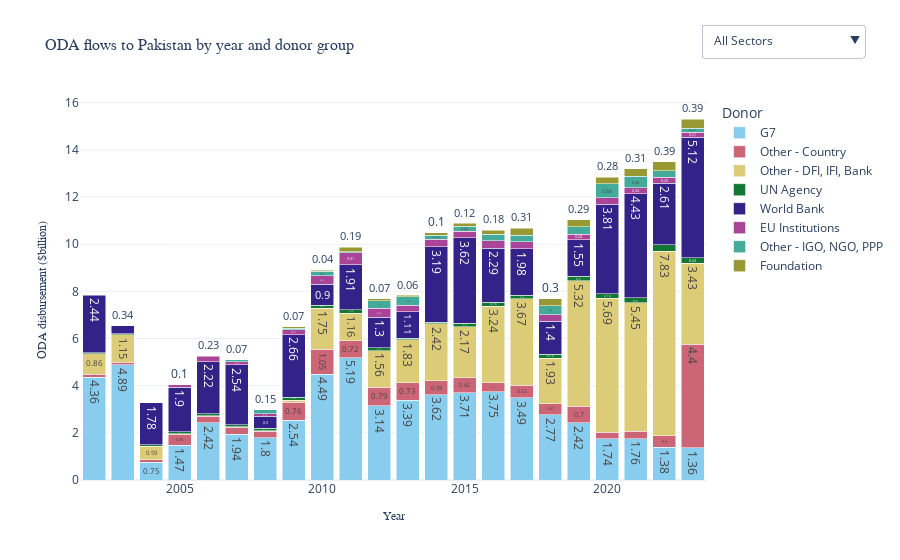

The code cell stored with this chart in its notebook:
### Markdown cell above
#### EXPLORING VISUALISATIONS WITH PLOTLY EXPRESS

### Code cell
grouped_dg =crs_grouped["donor_group"].unique()
donor_dropdown_options = [
    {"label": "All Sectors", "method": "update", "args": [{"visible": [True] * len(crs_grouped)}, {}]}
]
for donor in grouped_dg:
    visibility = [True if donor == group else False for group in list(crs_grouped["donor_group"].unique())]
    donor_dropdown_options.append(
        {"label": donor, "method": "update", "args": [{"visible": visibility}, {}]}
    )
fig = px.bar(
    crs_grouped,
    x="year",
    y="value_bn_rounded",
    color="donor_group",   # This separates the stacks by donor
    text_auto=True,       # Optional: shows values on bars
    title="ODA flows to Pakistan by year and donor group",
    labels={
        "year": "Year",
        "value_bn_rounded": "ODA disbursement ($billion)",
        "donor_group": "Donor Group"
    },
    color_discrete_sequence=px.colors.qualitative.Safe  # Optional: choose nice colors
)

# Customize the layout a bit
fig.update_layout(
        updatemenus=[{
        "buttons": donor_dropdown_options,
        "direction": "down",
        "showactive": True,
        "x": 1.12,  
        "y": 1.2,  
        "xanchor": "center",
        "yanchor": "top"
    }],

    barmode="stack",  # Stack the bars
    title_font=dict(family="Arial", size=16),
    xaxis_title_font=dict(family="Arial", size=12),
    yaxis_title_font=dict(family="Arial", size=12),
    legend_title="Donor",
    template="plotly_white"
)

fig.show()

### definitely need to recategorise donor names, grouping roughly as follows:
# multilaterals: ADB, WB(IDA & IBRD), UN agencies, EU institution
# bilterals: USA, UK, France, Germany, Australia, Japan, Saudi, 'other'

### Figure 1 — Plotly figure (JSON) as saved in the notebook; plotly's stock layout.template omitted (floating-point values rounded to 4 significant figures; data arrays with more than 128 entries replaced by an {"elided": "..."} marker saying what was removed)
{"data": [{"hovertemplate": "Donor Group=G7<br>Year=%{x}<br>ODA disbursement ($billion)=%{y}<extra></extra>", "legendgroup": "G7", "marker": {"color": "rgb(136, 204, 238)", "pattern": {"shape": ""}}, "name": "G7", "orientation": "v", "showlegend": true, "textposition": "auto", "texttemplate": "%{y}", "type": "bar", "x": [2002, 2003, 2004, 2005, 2006, 2007, 2008, 2009, 2010, 2011, 2012, 2013, 2014, 2015, 2016, 2017, 2018, 2019, 2020, 2021, 2022, 2023], "xaxis": "x", "y": [4.36, 4.89, 0.75, 1.47, 2.42, 1.94, 1.8, 2.54, 4.49, 5.19, 3.14, 3.39, 3.62, 3.71, 3.75, 3.49, 2.77, 2.42, 1.74, 1.76, 1.38, 1.36], "yaxis": "y"}, {"hovertemplate": "Donor Group=Other - Country<br>Year=%{x}<br>ODA disbursement ($billion)=%{y}<extra></extra>", "legendgroup": "Other - Country", "marker": {"color": "rgb(204, 102, 119)", "pattern": {"shape": ""}}, "name": "Other - Country", "orientation": "v", "showlegend": true, "textposition": "auto", "texttemplate": "%{y}", "type": "bar", "x": [2002, 2003, 2004, 2005, 2006, 2007, 2008, 2009, 2010, 2011, 2012, 2013, 2014, 2015, 2016, 2017, 2018, 2019, 2020, 2021, 2022, 2023], "xaxis": "x", "y": [0.13, 0.11, 0.1, 0.48, 0.29, 0.29, 0.27, 0.76, 1.05, 0.72, 0.79, 0.73, 0.59, 0.62, 0.37, 0.53, 0.47, 0.7, 0.28, 0.31, 0.5, 4.4], "yaxis": "y"}, {"hovertemplate": "Donor Group=Other - DFI, IFI, Bank<br>Year=%{x}<br>ODA disbursement ($billion)=%{y}<extra></extra>", "legendgroup": "Other - DFI, IFI, Bank", "marker": {"color": "rgb(221, 204, 119)", "pattern": {"shape": ""}}, "name": "Other - DFI, IFI, Bank", "orientation": "v", "showlegend": true, "textposition": "auto", "texttemplate": "%{y}", "type": "bar", "x": [2002, 2003, 2004, 2005, 2006, 2007, 2008, 2009, 2010, 2011, 2012, 2013, 2014, 2015, 2016, 2017, 2018, 2019, 2020, 2021, 2022, 2023], "xaxis": "x", "y": [0.86, 1.15, 0.59, 0.01, 0.02, 0.03, 0.02, 0.09, 1.75, 1.16, 1.56, 1.83, 2.42, 2.17, 3.24, 3.67, 1.93, 5.32, 5.69, 5.45, 7.83, 3.43], "yaxis": "y"}, {"hovertemplate": "Donor Group=UN Agency<br>Year=%{x}<br>ODA disbursement ($billion)=%{y}<extra></extra>", "legendgroup": "UN Agency", "marker": {"color": "rgb(17, 119, 51)", "pattern": {"shape": ""}}, "name": "UN Agency", "orientation": "v", "showlegend": true, "textposition": "auto", "texttemplate": "%{y}", "type": "bar", "x": [2002, 2003, 2004, 2005, 2006, 2007, 2008, 2009, 2010, 2011, 2012, 2013, 2014, 2015, 2016, 2017, 2018, 2019, 2020, 2021, 2022, 2023], "xaxis": "x", "y": [0.04, 0.05, 0.06, 0.08, 0.07, 0.08, 0.11, 0.12, 0.12, 0.15, 0.11, 0.07, 0.07, 0.15, 0.18, 0.14, 0.16, 0.2, 0.18, 0.2, 0.27, 0.23], "yaxis": "y"}, {"hovertemplate": "Donor Group=World Bank<br>Year=%{x}<br>ODA disbursement ($billion)=%{y}<extra></extra>", "legendgroup": "World Bank", "marker": {"color": "rgb(51, 34, 136)", "pattern": {"shape": ""}}, "name": "World Bank", "orientation": "v", "showlegend": true, "textposition": "auto", "texttemplate": "%{y}", "type": "bar", "x": [2002, 2003, 2004, 2005, 2006, 2007, 2008, 2009, 2010, 2011, 2012, 2013, 2014, 2015, 2016, 2017, 2018, 2019, 2020, 2021, 2022, 2023], "xaxis": "x", "y": [2.44, 0.34, 1.78, 1.9, 2.22, 2.54, 0.5, 2.66, 0.9, 1.91, 1.3, 1.11, 3.19, 3.62, 2.29, 1.98, 1.4, 1.55, 3.81, 4.43, 2.61, 5.12], "yaxis": "y"}, {"hovertemplate": "Donor Group=EU Institutions<br>Year=%{x}<br>ODA disbursement ($billion)=%{y}<extra></extra>", "legendgroup": "EU Institutions", "marker": {"color": "rgb(170, 68, 153)", "pattern": {"shape": ""}}, "name": "EU Institutions", "orientation": "v", "showlegend": true, "textposition": "auto", "texttemplate": "%{y}", "type": "bar", "x": [2003, 2005, 2006, 2007, 2008, 2009, 2010, 2011, 2012, 2013, 2014, 2015, 2016, 2017, 2018, 2019, 2020, 2021, 2022, 2023], "xaxis": "x", "y": [0.0, 0.1, 0.23, 0.14, 0.12, 0.2, 0.35, 0.51, 0.39, 0.29, 0.32, 0.27, 0.31, 0.29, 0.28, 0.24, 0.28, 0.24, 0.25, 0.21], "yaxis": "y"}, {"hovertemplate": "Donor Group=Other - IGO, NGO, PPP<br>Year=%{x}<br>ODA disbursement ($billion)=%{y}<extra></extra>", "legendgroup": "Other - IGO, NGO, PPP", "marker": {"color": "rgb(68, 170, 153)", "pattern": {"shape": ""}}, "name": "Other - IGO, NGO, PPP", "orientation": "v", "showlegend": true, "textposition": "auto", "texttemplate": "%{y}", "type": "bar", "x": [2007, 2008, 2009, 2010, 2011, 2012, 2013, 2014, 2015, 2016, 2017, 2018, 2019, 2020, 2021, 2022, 2023], "xaxis": "x", "y": [0.07, 0.15, 0.07, 0.2, 0.04, 0.32, 0.35, 0.18, 0.22, 0.28, 0.27, 0.38, 0.31, 0.58, 0.49, 0.27, 0.17], "yaxis": "y"}, {"hovertemplate": "Donor Group=Foundation<br>Year=%{x}<br>ODA disbursement ($billion)=%{y}<extra></extra>", "legendgroup": "Foundation", "marker": {"color": "rgb(153, 153, 51)", "pattern": {"shape": ""}}, "name": "Foundation", "orientation": "v", "showlegend": true, "textposition": "auto", "texttemplate": "%{y}", "type": "bar", "x": [2009, 2010, 2011, 2012, 2013, 2014, 2015, 2016, 2017, 2018, 2019, 2020, 2021, 2022, 2023], "xaxis": "x", "y": [0.07, 0.04, 0.19, 0.07, 0.06, 0.1, 0.12, 0.18, 0.31, 0.3, 0.29, 0.28, 0.31, 0.39, 0.39], "yaxis": "y"}], "layout": {"barmode": "stack", "legend": {"title": {"text": "Donor"}, "tracegroupgap": 0}, "title": {"font": {"family": "Arial", "size": 16}, "text": "ODA flows to Pakistan by year and donor group"}, "updatemenus": [{"buttons": [{"args": [{"visible": {"elided": "162 bool values"}}, {}], "label": "All Sectors", "method": "update"}, {"args": [{"visible": [true, false, false, false, false, false, false, false]}, {}], "label": "G7", "method": "update"}, {"args": [{"visible": [false, true, false, false, false, false, false, false]}, {}], "label": "Other - Country", "method": "update"}, {"args": [{"visible": [false, false, true, false, false, false, false, false]}, {}], "label": "Other - DFI, IFI, Bank", "method": "update"}, {"args": [{"visible": [false, false, false, true, false, false, false, false]}, {}], "label": "UN Agency", "method": "update"}, {"args": [{"visible": [false, false, false, false, true, false, false, false]}, {}], "label": "World Bank", "method": "update"}, {"args": [{"visible": [false, false, false, false, false, true, false, false]}, {}], "label": "EU Institutions", "method": "update"}, {"args": [{"visible": [false, false, false, false, false, false, true, false]}, {}], "label": "Other - IGO, NGO, PPP", "method": "update"}, {"args": [{"visible": [false, false, false, false, false, false, false, true]}, {}], "label": "Foundation", "method": "update"}], "direction": "down", "showactive": true, "x": 1.12, "xanchor": "center", "y": 1.2, "yanchor": "top"}], "xaxis": {"anchor": "y", "domain": [0, 1], "title": {"font": {"family": "Arial", "size": 12}, "text": "Year"}}, "yaxis": {"anchor": "x", "domain": [0, 1], "title": {"font": {"family": "Arial", "size": 12}, "text": "ODA disbursement ($billion)"}}}}
